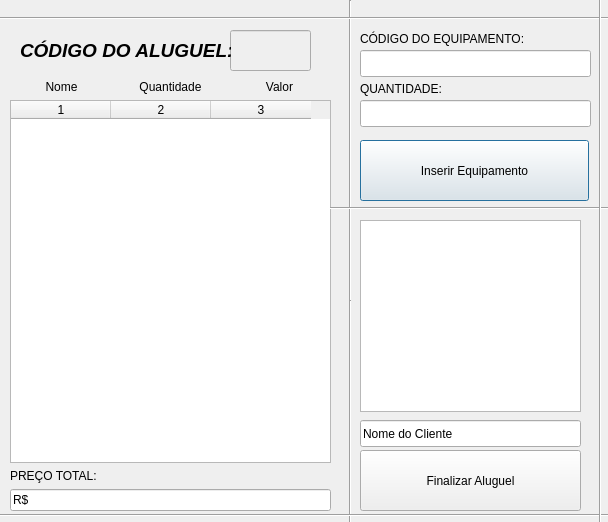
<?xml version="1.0" encoding="UTF-8"?>
<ui version="4.0">
 <class>AlugarEquipamento</class>
 <widget class="QDialog" name="AlugarEquipamento">
  <property name="geometry">
   <rect>
    <x>0</x>
    <y>0</y>
    <width>608</width>
    <height>522</height>
   </rect>
  </property>
  <property name="windowTitle">
   <string>Dialog</string>
  </property>
  <widget class="Line" name="line">
   <property name="geometry">
    <rect>
     <x>340</x>
     <y>0</y>
     <width>21</width>
     <height>521</height>
    </rect>
   </property>
   <property name="orientation">
    <enum>Qt::Vertical</enum>
   </property>
  </widget>
  <widget class="Line" name="line_2">
   <property name="geometry">
    <rect>
     <x>340</x>
     <y>300</y>
     <width>21</width>
     <height>521</height>
    </rect>
   </property>
   <property name="orientation">
    <enum>Qt::Vertical</enum>
   </property>
  </widget>
  <widget class="Line" name="line_5">
   <property name="geometry">
    <rect>
     <x>0</x>
     <y>10</y>
     <width>621</width>
     <height>16</height>
    </rect>
   </property>
   <property name="orientation">
    <enum>Qt::Horizontal</enum>
   </property>
  </widget>
  <widget class="Line" name="line_4">
   <property name="geometry">
    <rect>
     <x>330</x>
     <y>200</y>
     <width>301</width>
     <height>16</height>
    </rect>
   </property>
   <property name="orientation">
    <enum>Qt::Horizontal</enum>
   </property>
  </widget>
  <widget class="Line" name="line_6">
   <property name="geometry">
    <rect>
     <x>0</x>
     <y>505</y>
     <width>631</width>
     <height>21</height>
    </rect>
   </property>
   <property name="orientation">
    <enum>Qt::Horizontal</enum>
   </property>
  </widget>
  <widget class="Line" name="line_7">
   <property name="geometry">
    <rect>
     <x>590</x>
     <y>-10</y>
     <width>20</width>
     <height>561</height>
    </rect>
   </property>
   <property name="orientation">
    <enum>Qt::Vertical</enum>
   </property>
  </widget>
  <widget class="QWidget" name="layoutWidget">
   <property name="geometry">
    <rect>
     <x>10</x>
     <y>80</y>
     <width>321</width>
     <height>431</height>
    </rect>
   </property>
   <layout class="QVBoxLayout" name="verticalLayout_3">
    <item>
     <layout class="QHBoxLayout" name="horizontalLayout">
      <item>
       <widget class="QLabel" name="label">
        <property name="text">
         <string>&lt;html&gt;&lt;head/&gt;&lt;body&gt;&lt;p align=&quot;center&quot;&gt;Nome&lt;/p&gt;&lt;/body&gt;&lt;/html&gt;</string>
        </property>
       </widget>
      </item>
      <item>
       <widget class="QLabel" name="label_3">
        <property name="text">
         <string>&lt;html&gt;&lt;head/&gt;&lt;body&gt;&lt;p align=&quot;center&quot;&gt;Quantidade&lt;/p&gt;&lt;/body&gt;&lt;/html&gt;</string>
        </property>
       </widget>
      </item>
      <item>
       <widget class="QLabel" name="label_2">
        <property name="text">
         <string>&lt;html&gt;&lt;head/&gt;&lt;body&gt;&lt;p align=&quot;center&quot;&gt;Valor&lt;/p&gt;&lt;/body&gt;&lt;/html&gt;</string>
        </property>
       </widget>
      </item>
     </layout>
    </item>
    <item>
     <widget class="QTableWidget" name="tableWidget">
      <property name="editTriggers">
       <set>QAbstractItemView::NoEditTriggers</set>
      </property>
      <property name="columnCount">
       <number>3</number>
      </property>
      <column/>
      <column/>
      <column/>
     </widget>
    </item>
    <item>
     <widget class="QLabel" name="label_4">
      <property name="text">
       <string>PREÇO TOTAL:</string>
      </property>
     </widget>
    </item>
    <item>
     <widget class="QLineEdit" name="linePrecoTotoal">
      <property name="inputMask">
       <string>R$ 00000000</string>
      </property>
      <property name="readOnly">
       <bool>true</bool>
      </property>
     </widget>
    </item>
   </layout>
  </widget>
  <widget class="QLineEdit" name="lineEdit">
   <property name="enabled">
    <bool>false</bool>
   </property>
   <property name="geometry">
    <rect>
     <x>230</x>
     <y>30</y>
     <width>81</width>
     <height>41</height>
    </rect>
   </property>
   <property name="font">
    <font>
     <pointsize>12</pointsize>
     <weight>75</weight>
     <italic>true</italic>
     <bold>true</bold>
    </font>
   </property>
  </widget>
  <widget class="QLabel" name="label_5">
   <property name="geometry">
    <rect>
     <x>20</x>
     <y>40</y>
     <width>211</width>
     <height>21</height>
    </rect>
   </property>
   <property name="font">
    <font>
     <pointsize>14</pointsize>
     <weight>75</weight>
     <italic>true</italic>
     <bold>true</bold>
    </font>
   </property>
   <property name="text">
    <string>CÓDIGO DO ALUGUEL:</string>
   </property>
  </widget>
  <widget class="QListWidget" name="listWidget">
   <property name="geometry">
    <rect>
     <x>360</x>
     <y>220</y>
     <width>221</width>
     <height>192</height>
    </rect>
   </property>
  </widget>
  <widget class="QPushButton" name="InserirButton">
   <property name="geometry">
    <rect>
     <x>360</x>
     <y>140</y>
     <width>229</width>
     <height>61</height>
    </rect>
   </property>
   <property name="text">
    <string>Inserir Equipamento</string>
   </property>
   <property name="autoDefault">
    <bool>true</bool>
   </property>
  </widget>
  <widget class="QLabel" name="label_6">
   <property name="geometry">
    <rect>
     <x>360</x>
     <y>30</y>
     <width>221</width>
     <height>17</height>
    </rect>
   </property>
   <property name="text">
    <string>CÓDIGO DO EQUIPAMENTO:</string>
   </property>
  </widget>
  <widget class="QLineEdit" name="qtdedit">
   <property name="geometry">
    <rect>
     <x>360</x>
     <y>100</y>
     <width>231</width>
     <height>27</height>
    </rect>
   </property>
   <property name="text">
    <string/>
   </property>
  </widget>
  <widget class="QLineEdit" name="linecodigo">
   <property name="geometry">
    <rect>
     <x>360</x>
     <y>50</y>
     <width>231</width>
     <height>27</height>
    </rect>
   </property>
   <property name="text">
    <string/>
   </property>
  </widget>
  <widget class="Line" name="line_3">
   <property name="geometry">
    <rect>
     <x>361</x>
     <y>164</y>
     <width>16</width>
     <height>22</height>
    </rect>
   </property>
   <property name="orientation">
    <enum>Qt::Vertical</enum>
   </property>
  </widget>
  <widget class="QLabel" name="label_7">
   <property name="geometry">
    <rect>
     <x>360</x>
     <y>80</y>
     <width>221</width>
     <height>17</height>
    </rect>
   </property>
   <property name="text">
    <string>QUANTIDADE:</string>
   </property>
  </widget>
  <widget class="QPushButton" name="finalizarButton">
   <property name="geometry">
    <rect>
     <x>360</x>
     <y>450</y>
     <width>221</width>
     <height>61</height>
    </rect>
   </property>
   <property name="text">
    <string>Finalizar Aluguel</string>
   </property>
   <property name="autoDefault">
    <bool>false</bool>
   </property>
  </widget>
  <widget class="QLineEdit" name="linecliente">
   <property name="geometry">
    <rect>
     <x>360</x>
     <y>420</y>
     <width>221</width>
     <height>27</height>
    </rect>
   </property>
   <property name="text">
    <string>Nome do Cliente</string>
   </property>
  </widget>
  <zorder>layoutWidget</zorder>
  <zorder>layoutWidget</zorder>
  <zorder>layoutWidget</zorder>
  <zorder>line</zorder>
  <zorder>line_2</zorder>
  <zorder>line_5</zorder>
  <zorder>line_4</zorder>
  <zorder>line_6</zorder>
  <zorder>line_7</zorder>
  <zorder>lineEdit</zorder>
  <zorder>label_5</zorder>
  <zorder>listWidget</zorder>
  <zorder>InserirButton</zorder>
 </widget>
 <resources/>
 <connections/>
</ui>
